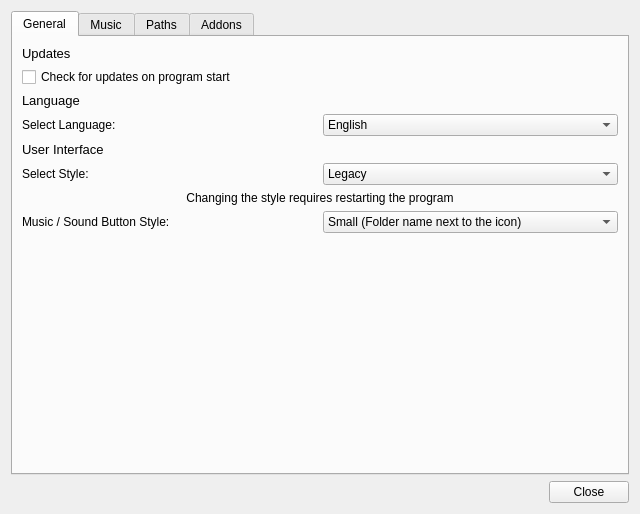
<?xml version="1.0" encoding="UTF-8"?>
<ui version="4.0">
 <class>OptionsDialog</class>
 <widget class="QDialog" name="OptionsDialog">
  <property name="geometry">
   <rect>
    <x>0</x>
    <y>0</y>
    <width>640</width>
    <height>510</height>
   </rect>
  </property>
  <property name="windowTitle">
   <string>Options</string>
  </property>
  <property name="windowIcon">
   <iconset resource="resources.qrc">
    <normaloff>:/resources/icon256.png</normaloff>:/resources/icon256.png</iconset>
  </property>
  <layout class="QVBoxLayout" name="verticalLayout">
   <item alignment="Qt::AlignTop">
    <widget class="QTabWidget" name="tabWidget">
     <property name="currentIndex">
      <number>0</number>
     </property>
     <widget class="QWidget" name="tabUpdates">
      <attribute name="title">
       <string>General</string>
      </attribute>
      <layout class="QVBoxLayout" name="verticalLayout_3">
       <item>
        <widget class="QLabel" name="label_8">
         <property name="font">
          <font>
           <pointsize>10</pointsize>
           <weight>50</weight>
           <bold>false</bold>
          </font>
         </property>
         <property name="text">
          <string>Updates</string>
         </property>
        </widget>
       </item>
       <item>
        <widget class="QCheckBox" name="checkForUpdatesOnProgramStart">
         <property name="text">
          <string>Check for updates on program start</string>
         </property>
        </widget>
       </item>
       <item>
        <widget class="QLabel" name="label_17">
         <property name="font">
          <font>
           <pointsize>10</pointsize>
          </font>
         </property>
         <property name="text">
          <string>Language</string>
         </property>
        </widget>
       </item>
       <item>
        <layout class="QHBoxLayout" name="horizontalLayout_10">
         <item>
          <widget class="QLabel" name="label_18">
           <property name="text">
            <string>Select Language:</string>
           </property>
          </widget>
         </item>
         <item>
          <widget class="QComboBox" name="languageComboBox">
           <item>
            <property name="text">
             <string>English</string>
            </property>
           </item>
           <item>
            <property name="text">
             <string>Deutsch</string>
            </property>
           </item>
          </widget>
         </item>
        </layout>
       </item>
       <item>
        <widget class="QLabel" name="label_9">
         <property name="font">
          <font>
           <pointsize>10</pointsize>
           <weight>50</weight>
           <bold>false</bold>
          </font>
         </property>
         <property name="text">
          <string>User Interface</string>
         </property>
        </widget>
       </item>
       <item>
        <layout class="QHBoxLayout" name="horizontalLayout_8">
         <item>
          <widget class="QLabel" name="label_10">
           <property name="text">
            <string>Select Style:</string>
           </property>
          </widget>
         </item>
         <item>
          <widget class="QComboBox" name="styleComboBox">
           <item>
            <property name="text">
             <string>Legacy</string>
            </property>
           </item>
          </widget>
         </item>
        </layout>
       </item>
       <item>
        <widget class="QLabel" name="label_11">
         <property name="font">
          <font>
           <weight>50</weight>
           <bold>false</bold>
          </font>
         </property>
         <property name="text">
          <string>Changing the style requires restarting the program</string>
         </property>
         <property name="scaledContents">
          <bool>false</bool>
         </property>
         <property name="alignment">
          <set>Qt::AlignCenter</set>
         </property>
         <property name="wordWrap">
          <bool>false</bool>
         </property>
         <property name="openExternalLinks">
          <bool>false</bool>
         </property>
        </widget>
       </item>
       <item>
        <layout class="QHBoxLayout" name="horizontalLayout_9">
         <item>
          <widget class="QLabel" name="label_12">
           <property name="text">
            <string>Music / Sound Button Style:</string>
           </property>
          </widget>
         </item>
         <item>
          <widget class="QComboBox" name="buttonStyleComboBox">
           <item>
            <property name="text">
             <string>Small (Folder name next to the icon)</string>
            </property>
           </item>
           <item>
            <property name="text">
             <string>Large (Folder name on the icon)</string>
            </property>
           </item>
          </widget>
         </item>
        </layout>
       </item>
       <item>
        <spacer name="verticalSpacer_2">
         <property name="orientation">
          <enum>Qt::Vertical</enum>
         </property>
         <property name="sizeHint" stdset="0">
          <size>
           <width>20</width>
           <height>40</height>
          </size>
         </property>
        </spacer>
       </item>
      </layout>
     </widget>
     <widget class="QWidget" name="tab">
      <attribute name="title">
       <string>Music</string>
      </attribute>
      <layout class="QVBoxLayout" name="verticalLayout_6">
       <item>
        <widget class="QLabel" name="label_13">
         <property name="sizePolicy">
          <sizepolicy hsizetype="Preferred" vsizetype="Maximum">
           <horstretch>0</horstretch>
           <verstretch>0</verstretch>
          </sizepolicy>
         </property>
         <property name="font">
          <font>
           <pointsize>10</pointsize>
          </font>
         </property>
         <property name="text">
          <string>Options</string>
         </property>
        </widget>
       </item>
       <item>
        <widget class="QCheckBox" name="musicTrackListCheckBox">
         <property name="sizePolicy">
          <sizepolicy hsizetype="Minimum" vsizetype="Maximum">
           <horstretch>0</horstretch>
           <verstretch>0</verstretch>
          </sizepolicy>
         </property>
         <property name="text">
          <string>Display music track list when playing</string>
         </property>
        </widget>
       </item>
       <item>
        <widget class="QLabel" name="label_14">
         <property name="sizePolicy">
          <sizepolicy hsizetype="Preferred" vsizetype="Maximum">
           <horstretch>0</horstretch>
           <verstretch>0</verstretch>
          </sizepolicy>
         </property>
         <property name="font">
          <font>
           <pointsize>10</pointsize>
          </font>
         </property>
         <property name="text">
          <string>Groups</string>
         </property>
        </widget>
       </item>
       <item>
        <layout class="QFormLayout" name="formLayout">
         <item row="0" column="0">
          <widget class="QLabel" name="label_15">
           <property name="text">
            <string>Music Folder:</string>
           </property>
          </widget>
         </item>
         <item row="0" column="1">
          <widget class="QComboBox" name="groupsMusicFolderComboBox"/>
         </item>
         <item row="1" column="0">
          <widget class="QLabel" name="label_16">
           <property name="text">
            <string>Groups:</string>
           </property>
          </widget>
         </item>
         <item row="1" column="1">
          <widget class="QComboBox" name="groupsComboBox"/>
         </item>
         <item row="2" column="0">
          <widget class="QPushButton" name="addGroupButton">
           <property name="sizePolicy">
            <sizepolicy hsizetype="Expanding" vsizetype="Fixed">
             <horstretch>0</horstretch>
             <verstretch>0</verstretch>
            </sizepolicy>
           </property>
           <property name="text">
            <string>Add Group</string>
           </property>
          </widget>
         </item>
         <item row="2" column="1">
          <widget class="QLineEdit" name="groupsNameLine">
           <property name="placeholderText">
            <string>Group Name Here</string>
           </property>
          </widget>
         </item>
         <item row="4" column="1">
          <widget class="QTextEdit" name="groupsFoldersEdit">
           <property name="sizePolicy">
            <sizepolicy hsizetype="Minimum" vsizetype="Minimum">
             <horstretch>0</horstretch>
             <verstretch>0</verstretch>
            </sizepolicy>
           </property>
           <property name="toolTip">
            <string>Seperate folder names with &quot;,&quot;</string>
           </property>
           <property name="placeholderText">
            <string>Subfolders in this Group. Write folder names in here. Seperate them with a &quot;,&quot;</string>
           </property>
          </widget>
         </item>
         <item row="4" column="0">
          <widget class="QPushButton" name="groupsSaveFolders">
           <property name="sizePolicy">
            <sizepolicy hsizetype="Expanding" vsizetype="Fixed">
             <horstretch>0</horstretch>
             <verstretch>0</verstretch>
            </sizepolicy>
           </property>
           <property name="text">
            <string>Save Folders</string>
           </property>
          </widget>
         </item>
         <item row="3" column="0">
          <widget class="QPushButton" name="removeGroupButton">
           <property name="text">
            <string>Remove Group</string>
           </property>
          </widget>
         </item>
         <item row="5" column="1">
          <widget class="QPushButton" name="groupsSelectFoldersButton">
           <property name="text">
            <string>Select folder(s) to add</string>
           </property>
          </widget>
         </item>
        </layout>
       </item>
      </layout>
     </widget>
     <widget class="QWidget" name="tabPaths">
      <attribute name="title">
       <string>Paths</string>
      </attribute>
      <layout class="QVBoxLayout" name="verticalLayout_2">
       <item>
        <widget class="QLabel" name="label">
         <property name="text">
          <string>Music</string>
         </property>
        </widget>
       </item>
       <item>
        <layout class="QHBoxLayout" name="horizontalLayout_2">
         <item>
          <widget class="QLineEdit" name="musicPath">
           <property name="readOnly">
            <bool>true</bool>
           </property>
           <property name="clearButtonEnabled">
            <bool>false</bool>
           </property>
          </widget>
         </item>
         <item>
          <widget class="QToolButton" name="setMusicPath">
           <property name="text">
            <string notr="true">...</string>
           </property>
          </widget>
         </item>
        </layout>
       </item>
       <item>
        <widget class="QLabel" name="label_2">
         <property name="text">
          <string>Sound</string>
         </property>
        </widget>
       </item>
       <item>
        <layout class="QHBoxLayout" name="horizontalLayout_3">
         <item>
          <widget class="QLineEdit" name="soundPath">
           <property name="readOnly">
            <bool>true</bool>
           </property>
           <property name="clearButtonEnabled">
            <bool>false</bool>
           </property>
          </widget>
         </item>
         <item>
          <widget class="QToolButton" name="setSoundPath">
           <property name="text">
            <string notr="true">...</string>
           </property>
          </widget>
         </item>
        </layout>
       </item>
       <item>
        <widget class="QLabel" name="label_3">
         <property name="text">
          <string>Resources</string>
         </property>
        </widget>
       </item>
       <item>
        <layout class="QHBoxLayout" name="horizontalLayout_4">
         <item>
          <widget class="QLineEdit" name="resourcesPath">
           <property name="readOnly">
            <bool>true</bool>
           </property>
           <property name="clearButtonEnabled">
            <bool>false</bool>
           </property>
          </widget>
         </item>
         <item>
          <widget class="QToolButton" name="setResourcesPath">
           <property name="text">
            <string notr="true">...</string>
           </property>
          </widget>
         </item>
        </layout>
       </item>
       <item>
        <widget class="QLabel" name="label_5">
         <property name="text">
          <string>Maps</string>
         </property>
        </widget>
       </item>
       <item>
        <layout class="QHBoxLayout" name="horizontalLayout_5">
         <item>
          <widget class="QLineEdit" name="mapsPath">
           <property name="readOnly">
            <bool>true</bool>
           </property>
           <property name="clearButtonEnabled">
            <bool>false</bool>
           </property>
          </widget>
         </item>
         <item>
          <widget class="QToolButton" name="setMapsPath">
           <property name="text">
            <string notr="true">...</string>
           </property>
          </widget>
         </item>
        </layout>
       </item>
       <item>
        <widget class="QLabel" name="label_4">
         <property name="text">
          <string>Characters</string>
         </property>
        </widget>
       </item>
       <item>
        <layout class="QHBoxLayout" name="horizontalLayout_6">
         <item>
          <widget class="QLineEdit" name="charactersPath">
           <property name="readOnly">
            <bool>true</bool>
           </property>
           <property name="clearButtonEnabled">
            <bool>false</bool>
           </property>
          </widget>
         </item>
         <item>
          <widget class="QToolButton" name="setCharactersPath">
           <property name="text">
            <string notr="true">...</string>
           </property>
          </widget>
         </item>
        </layout>
       </item>
       <item>
        <spacer name="verticalSpacer">
         <property name="orientation">
          <enum>Qt::Vertical</enum>
         </property>
         <property name="sizeHint" stdset="0">
          <size>
           <width>20</width>
           <height>40</height>
          </size>
         </property>
        </spacer>
       </item>
      </layout>
     </widget>
     <widget class="QWidget" name="tabAddons">
      <attribute name="title">
       <string>Addons</string>
      </attribute>
      <layout class="QVBoxLayout" name="verticalLayout_4">
       <item>
        <widget class="QLabel" name="label_7">
         <property name="text">
          <string>Use the checkbox to enable / disable the addon. Addons are enabled by default.</string>
         </property>
        </widget>
       </item>
       <item>
        <widget class="QLabel" name="label_6">
         <property name="text">
          <string>The following addons have been found:</string>
         </property>
        </widget>
       </item>
       <item>
        <widget class="QFrame" name="addonsFrame">
         <property name="minimumSize">
          <size>
           <width>0</width>
           <height>320</height>
          </size>
         </property>
         <property name="frameShape">
          <enum>QFrame::StyledPanel</enum>
         </property>
         <property name="frameShadow">
          <enum>QFrame::Raised</enum>
         </property>
         <layout class="QVBoxLayout" name="verticalLayout_5"/>
        </widget>
       </item>
       <item>
        <layout class="QHBoxLayout" name="horizontalLayout">
         <item>
          <widget class="QPushButton" name="selectAll">
           <property name="text">
            <string>Select All</string>
           </property>
          </widget>
         </item>
         <item>
          <widget class="QPushButton" name="deselectAll">
           <property name="text">
            <string>Deselect All</string>
           </property>
          </widget>
         </item>
         <item>
          <spacer name="horizontalSpacer">
           <property name="orientation">
            <enum>Qt::Horizontal</enum>
           </property>
           <property name="sizeHint" stdset="0">
            <size>
             <width>40</width>
             <height>20</height>
            </size>
           </property>
          </spacer>
         </item>
        </layout>
       </item>
       <item>
        <layout class="QHBoxLayout" name="horizontalLayout_11">
         <item>
          <widget class="QLabel" name="label_19">
           <property name="text">
            <string>To download and install addons use the Addon Manager (Requires Java)</string>
           </property>
          </widget>
         </item>
         <item>
          <widget class="QPushButton" name="addonManagerButton">
           <property name="text">
            <string>Open Addon Manager</string>
           </property>
          </widget>
         </item>
        </layout>
       </item>
      </layout>
     </widget>
    </widget>
   </item>
   <item>
    <layout class="QHBoxLayout" name="horizontalLayout_7">
     <item>
      <spacer name="horizontalSpacer_2">
       <property name="orientation">
        <enum>Qt::Horizontal</enum>
       </property>
       <property name="sizeHint" stdset="0">
        <size>
         <width>40</width>
         <height>20</height>
        </size>
       </property>
      </spacer>
     </item>
     <item>
      <widget class="QPushButton" name="closeButton">
       <property name="text">
        <string>Close</string>
       </property>
      </widget>
     </item>
    </layout>
   </item>
  </layout>
 </widget>
 <resources>
  <include location="resources.qrc"/>
 </resources>
 <connections/>
</ui>
